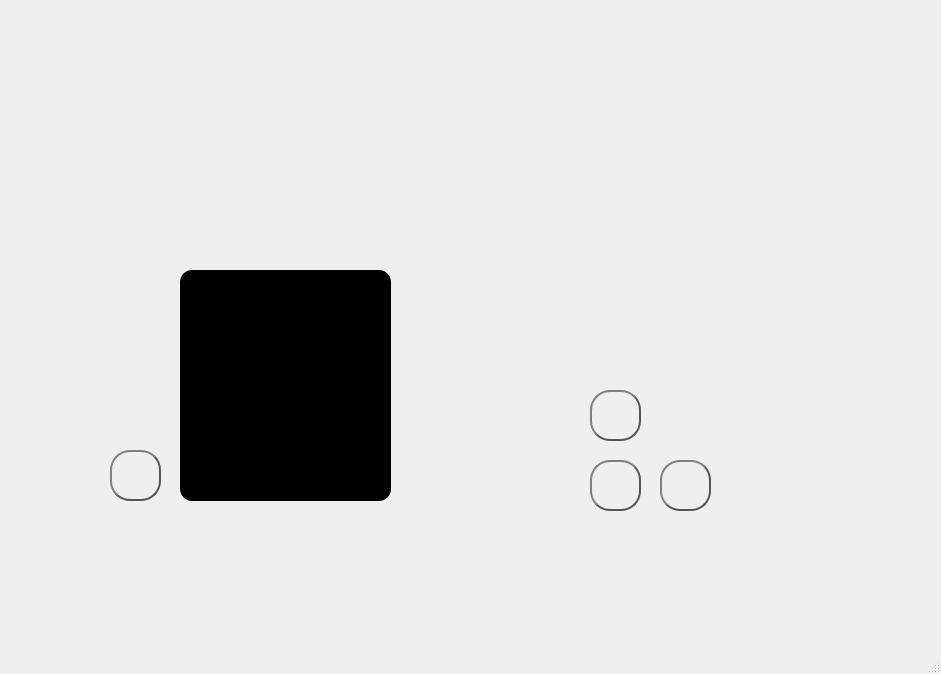
<?xml version="1.0" encoding="UTF-8"?>
<ui version="4.0">
 <class>MainWindow</class>
 <widget class="QMainWindow" name="MainWindow">
  <property name="geometry">
   <rect>
    <x>0</x>
    <y>0</y>
    <width>941</width>
    <height>674</height>
   </rect>
  </property>
  <property name="font">
   <font>
    <pointsize>12</pointsize>
   </font>
  </property>
  <property name="windowTitle">
   <string>MainWindow</string>
  </property>
  <property name="styleSheet">
   <string notr="true"/>
  </property>
  <widget class="QWidget" name="centralwidget">
   <property name="styleSheet">
    <string notr="true"/>
   </property>
   <widget class="QPushButton" name="PowerButton">
    <property name="geometry">
     <rect>
      <x>660</x>
      <y>460</y>
      <width>51</width>
      <height>51</height>
     </rect>
    </property>
    <property name="styleSheet">
     <string notr="true">QPushButton {
	border-image: url(:/images/powerButton.jpg);
color: #333;
border: 2px solid #555;
border-radius: 20px;
border-style: outset;
background: qradialgradient(
cx: 0.3, cy: -0.4, fx: 0.3, fy: -0.4,
radius: 1.35, stop: 0 #fff, stop: 1 #888
);
padding: 5px;
}
QPushButton:hover {
background: qradialgradient(
cx: 0.3, cy: -0.4, fx: 0.3, fy: -0.4,
radius: 1.35, stop: 0 #fff, stop: 1 #bbb
);
}</string>
    </property>
    <property name="text">
     <string/>
    </property>
   </widget>
   <widget class="QPushButton" name="IntensityDown">
    <property name="geometry">
     <rect>
      <x>590</x>
      <y>460</y>
      <width>51</width>
      <height>51</height>
     </rect>
    </property>
    <property name="styleSheet">
     <string notr="true">QPushButton {
	border-image: url(:/images/downButton.jpg);
color: #333;
border: 2px solid #555;
border-radius: 20px;
border-style: outset;
background: qradialgradient(
cx: 0.3, cy: -0.4, fx: 0.3, fy: -0.4,
radius: 1.35, stop: 0 #fff, stop: 1 #888
);
padding: 5px;
}
QPushButton:hover {
background: qradialgradient(
cx: 0.3, cy: -0.4, fx: 0.3, fy: -0.4,
radius: 1.35, stop: 0 #fff, stop: 1 #bbb
);
}</string>
    </property>
    <property name="text">
     <string/>
    </property>
   </widget>
   <widget class="QPushButton" name="IntensityUp">
    <property name="geometry">
     <rect>
      <x>590</x>
      <y>390</y>
      <width>51</width>
      <height>51</height>
     </rect>
    </property>
    <property name="styleSheet">
     <string notr="true">QPushButton {
	border-image: url(:/images/upButton.jpg);
color: #333;
border: 2px solid #555;
border-radius: 20px;
border-style: outset;
background: qradialgradient(
cx: 0.3, cy: -0.4, fx: 0.3, fy: -0.4,
radius: 1.35, stop: 0 #fff, stop: 1 #888
);
padding: 5px;
}
QPushButton:hover {
background: qradialgradient(
cx: 0.3, cy: -0.4, fx: 0.3, fy: -0.4,
radius: 1.35, stop: 0 #fff, stop: 1 #bbb
);
}</string>
    </property>
    <property name="text">
     <string/>
    </property>
   </widget>
   <widget class="QPushButton" name="SelectButton">
    <property name="geometry">
     <rect>
      <x>110</x>
      <y>450</y>
      <width>51</width>
      <height>51</height>
     </rect>
    </property>
    <property name="styleSheet">
     <string notr="true">QPushButton {
	border-image: url(:/images/selectButton.jpg);
color: #333;
border: 2px solid #555;
border-radius: 20px;
border-style: outset;
background: qradialgradient(
cx: 0.3, cy: -0.4, fx: 0.3, fy: -0.4,
radius: 1.35, stop: 0 #fff, stop: 1 #888
);
padding: 5px;
}
QPushButton:hover {
background: qradialgradient(
cx: 0.3, cy: -0.4, fx: 0.3, fy: -0.4,
radius: 1.35, stop: 0 #fff, stop: 1 #bbb
);
}</string>
    </property>
    <property name="text">
     <string/>
    </property>
   </widget>
   <widget class="QListWidget" name="listWidget">
    <property name="geometry">
     <rect>
      <x>180</x>
      <y>270</y>
      <width>211</width>
      <height>231</height>
     </rect>
    </property>
    <property name="font">
     <font>
      <pointsize>7</pointsize>
     </font>
    </property>
    <property name="styleSheet">
     <string notr="true">border-radius: 12px;
background-color: rgb(255, 255, 255);
color: rgb(0, 0, 0);
selection-background-color: rgb(122, 0, 0)</string>
    </property>
    <property name="spacing">
     <number>2</number>
    </property>
    <property name="wordWrap">
     <bool>true</bool>
    </property>
   </widget>
   <widget class="QWidget" name="verticalLayoutWidget">
    <property name="geometry">
     <rect>
      <x>420</x>
      <y>270</y>
      <width>71</width>
      <height>272</height>
     </rect>
    </property>
    <layout class="QVBoxLayout" name="numbersLayout"/>
   </widget>
   <widget class="QWidget" name="horizontalLayoutWidget">
    <property name="geometry">
     <rect>
      <x>180</x>
      <y>140</y>
      <width>201</width>
      <height>41</height>
     </rect>
    </property>
    <layout class="QHBoxLayout" name="sessionsLayout">
     <item>
      <widget class="QWidget" name="subDeltaSession" native="true">
       <property name="sizePolicy">
        <sizepolicy hsizetype="Ignored" vsizetype="Preferred">
         <horstretch>0</horstretch>
         <verstretch>0</verstretch>
        </sizepolicy>
       </property>
       <property name="styleSheet">
        <string notr="true">border-image: url(:/images/off/subdelta.png);</string>
       </property>
      </widget>
     </item>
     <item>
      <widget class="QWidget" name="deltaSession" native="true">
       <property name="styleSheet">
        <string notr="true">border-image: url(:/images/off/delta.png);</string>
       </property>
      </widget>
     </item>
     <item>
      <widget class="QWidget" name="alphaSession" native="true">
       <property name="styleSheet">
        <string notr="true">border-image: url(:/images/off/alpha.png);</string>
       </property>
      </widget>
     </item>
     <item>
      <widget class="QWidget" name="thetaSession" native="true">
       <property name="styleSheet">
        <string notr="true">border-image: url(:/images/off/theta.png);</string>
       </property>
      </widget>
     </item>
    </layout>
   </widget>
   <widget class="QWidget" name="horizontalLayoutWidget_2">
    <property name="geometry">
     <rect>
      <x>210</x>
      <y>100</y>
      <width>141</width>
      <height>41</height>
     </rect>
    </property>
    <layout class="QHBoxLayout" name="groupsLayout">
     <item>
      <widget class="QWidget" name="twentyMinGroup" native="true">
       <property name="styleSheet">
        <string notr="true">border-image: url(:/images/off/20.png);</string>
       </property>
      </widget>
     </item>
     <item>
      <widget class="QWidget" name="fourtyFiveMinGroup" native="true">
       <property name="styleSheet">
        <string notr="true">border-image: url(:/images/off/45.png);</string>
       </property>
      </widget>
     </item>
     <item>
      <widget class="QWidget" name="userDefinedGroup" native="true">
       <property name="styleSheet">
        <string notr="true">border-image: url(:/images/off/ud.png);</string>
       </property>
      </widget>
     </item>
    </layout>
   </widget>
   <widget class="QWidget" name="horizontalLayoutWidget_3">
    <property name="geometry">
     <rect>
      <x>420</x>
      <y>100</y>
      <width>141</width>
      <height>41</height>
     </rect>
    </property>
    <layout class="QHBoxLayout" name="pulsesLayout">
     <item>
      <widget class="QWidget" name="shortPulse" native="true">
       <property name="styleSheet">
        <string notr="true">border-image: url(:/images/off/shortpulse.png);</string>
       </property>
      </widget>
     </item>
     <item>
      <spacer name="horizontalSpacer">
       <property name="orientation">
        <enum>Qt::Horizontal</enum>
       </property>
       <property name="sizeType">
        <enum>QSizePolicy::Fixed</enum>
       </property>
       <property name="sizeHint" stdset="0">
        <size>
         <width>9</width>
         <height>20</height>
        </size>
       </property>
      </spacer>
     </item>
     <item>
      <widget class="QWidget" name="longPulse" native="true">
       <property name="styleSheet">
        <string notr="true">border-image: url(:/images/off/longpulse.png);</string>
       </property>
      </widget>
     </item>
    </layout>
   </widget>
   <widget class="QWidget" name="horizontalLayoutWidget_4">
    <property name="geometry">
     <rect>
      <x>420</x>
      <y>140</y>
      <width>141</width>
      <height>41</height>
     </rect>
    </property>
    <layout class="QHBoxLayout" name="earClipsLayout">
     <item>
      <widget class="QWidget" name="leftConnected" native="true">
       <property name="styleSheet">
        <string notr="true">border-image: url(:/images/off/L.png);</string>
       </property>
      </widget>
     </item>
     <item>
      <widget class="QWidget" name="rightConnected" native="true">
       <property name="styleSheet">
        <string notr="true">border-image: url(:/images/off/R.png);</string>
       </property>
      </widget>
     </item>
    </layout>
   </widget>
   <widget class="QLabel" name="sessionProgressValues">
    <property name="geometry">
     <rect>
      <x>180</x>
      <y>270</y>
      <width>211</width>
      <height>231</height>
     </rect>
    </property>
    <property name="font">
     <font>
      <family>Nimbus Sans L</family>
      <pointsize>14</pointsize>
      <weight>75</weight>
      <bold>true</bold>
     </font>
    </property>
    <property name="styleSheet">
     <string notr="true">border-radius: 12px;
background-color: rgb(255, 255, 255);</string>
    </property>
    <property name="text">
     <string>TextLabel</string>
    </property>
    <property name="alignment">
     <set>Qt::AlignCenter</set>
    </property>
    <property name="wordWrap">
     <bool>true</bool>
    </property>
   </widget>
   <widget class="QGraphicsView" name="powerOffView">
    <property name="geometry">
     <rect>
      <x>180</x>
      <y>270</y>
      <width>211</width>
      <height>231</height>
     </rect>
    </property>
    <property name="styleSheet">
     <string notr="true">border-radius: 12px;
background-color: rgb(0, 0, 0);</string>
    </property>
   </widget>
   <widget class="QWidget" name="powerLed" native="true">
    <property name="geometry">
     <rect>
      <x>670</x>
      <y>447</y>
      <width>31</width>
      <height>9</height>
     </rect>
    </property>
    <property name="styleSheet">
     <string notr="true">border-image: url(:/images/off/power.png);</string>
    </property>
   </widget>
   <widget class="QLabel" name="noRecords">
    <property name="geometry">
     <rect>
      <x>180</x>
      <y>270</y>
      <width>211</width>
      <height>231</height>
     </rect>
    </property>
    <property name="font">
     <font>
      <pointsize>9</pointsize>
     </font>
    </property>
    <property name="text">
     <string>No session records. Start a session to begin recording...</string>
    </property>
    <property name="alignment">
     <set>Qt::AlignHCenter|Qt::AlignTop</set>
    </property>
    <property name="wordWrap">
     <bool>true</bool>
    </property>
   </widget>
   <widget class="QLabel" name="textValues">
    <property name="geometry">
     <rect>
      <x>180</x>
      <y>270</y>
      <width>211</width>
      <height>231</height>
     </rect>
    </property>
    <property name="font">
     <font>
      <pointsize>8</pointsize>
     </font>
    </property>
    <property name="styleSheet">
     <string notr="true">border-radius: 12px;
background-color: rgb(255, 255, 255);</string>
    </property>
    <property name="text">
     <string>TextLabel</string>
    </property>
    <property name="alignment">
     <set>Qt::AlignCenter</set>
    </property>
    <property name="wordWrap">
     <bool>true</bool>
    </property>
   </widget>
   <zorder>textValues</zorder>
   <zorder>sessionProgressValues</zorder>
   <zorder>PowerButton</zorder>
   <zorder>IntensityDown</zorder>
   <zorder>IntensityUp</zorder>
   <zorder>SelectButton</zorder>
   <zorder>listWidget</zorder>
   <zorder>verticalLayoutWidget</zorder>
   <zorder>horizontalLayoutWidget</zorder>
   <zorder>horizontalLayoutWidget_2</zorder>
   <zorder>horizontalLayoutWidget_3</zorder>
   <zorder>horizontalLayoutWidget_4</zorder>
   <zorder>powerOffView</zorder>
   <zorder>powerLed</zorder>
   <zorder>noRecords</zorder>
  </widget>
  <widget class="QMenuBar" name="menubar">
   <property name="geometry">
    <rect>
     <x>0</x>
     <y>0</y>
     <width>941</width>
     <height>38</height>
    </rect>
   </property>
  </widget>
  <widget class="QStatusBar" name="statusbar"/>
 </widget>
 <resources/>
 <connections/>
</ui>
